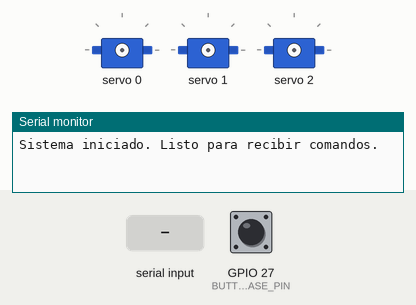
The sketch below on a simulated ESP32. On the bench: 3 × servo, the last lines printed to the serial monitor. Inputs (shaded band) come from the test bench; at power-on: GPIO 27 (BUTTON_RELEASE_PIN) HIGH.

Above: at 1.2 s.
1.3 s: "90,45\n" received over Serial
3.8 s: "30,150\n" received over Serial
At 4.6 s:
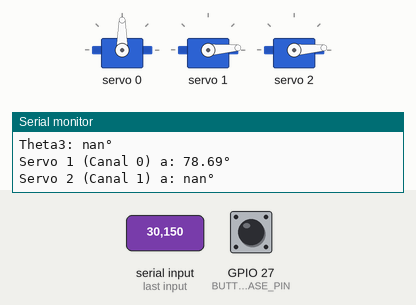
6.9 s: "5\n" received over Serial
At 8.9 s:
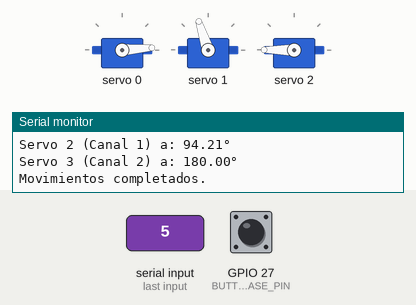
9.4 s: "90\n" received over Serial
At 10.8 s:
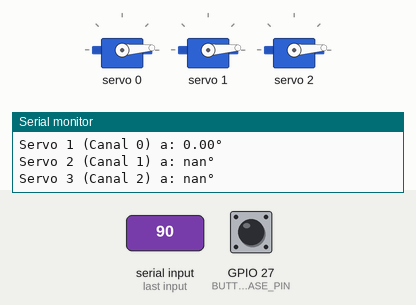
11.9 s: "90,45,200\n" received over Serial
At 13.2 s:
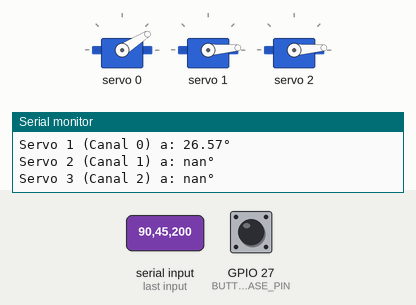
Timing chart, 0 to 14.4 s (numbered marks = the images above; inputs shaded):
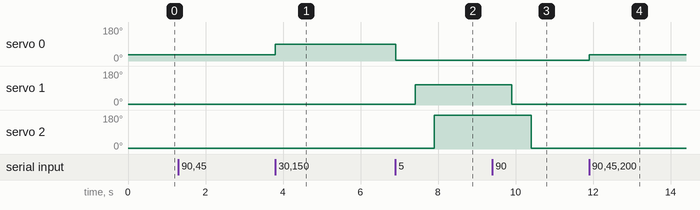

The sketch:

PRUEBA_CI_COLOCANDO_VALORES_MS.ino
```cpp
#include <Wire.h>
#include <Adafruit_PWMServoDriver.h>

Adafruit_PWMServoDriver pwm = Adafruit_PWMServoDriver();
#define SERVOMIN 120 // Valor mínimo del servo
#define SERVOMAX 540 // Valor máximo del servo

// Pines para botones
#define BUTTON_START_PIN 26   // Botón para iniciar movimientos
#define BUTTON_RELEASE_PIN 27 // Botón para liberar los servos
#define SDA_PIN 21            // Pin SDA del I2C
#define SCL_PIN 22            // Pin SCL del I2C

// Variables para los servos
int servoChannels[4] = {0, 1, 2, 3}; // Canales del PCA9685 para los servos

// Dimensiones del brazo
float l1 = 7.0;
float l2 = 13.0;
float l3 = 10.0;

// Vector de radianes para la posición "home"
float homeRadians[4] = {1.5708, 2.35619, 0.785398, 1.5708}; // Home (en radianes)

// Función setup
void setup() {
  Serial.begin(115200);
  Wire.begin(SDA_PIN, SCL_PIN); // Configurar pines I2C
  pwm.begin();
  pwm.setPWMFreq(50); // Frecuencia para servos

  pinMode(BUTTON_START_PIN, INPUT_PULLUP);
  pinMode(BUTTON_RELEASE_PIN, INPUT_PULLUP);

  Serial.println("Sistema iniciado. Listo para recibir comandos.");
}

void loop() {
  // Leer entrada desde el monitor serie para recibir el vector XYZ
  if (Serial.available() > 0) {
    String input = Serial.readStringUntil('\n');
    float target[3];
    sscanf(input.c_str(), "%f,%f,%f", &target[0], &target[1], &target[2]); // Parsear entrada

    Serial.println("Calculando cinemática inversa...");
    calcularCinematicaInversa(target);
  }

  // Liberar servos si se presiona el botón de liberar
  if (digitalRead(BUTTON_RELEASE_PIN) == LOW) {
    liberarServos();
    delay(300); // Debounce para evitar múltiples lecturas
  }
}

// Función para calcular la cinemática inversa
void calcularCinematicaInversa(float pos[3]) {
  float px = pos[0];
  float py = pos[1];
  float pz = pos[2];

  // Cálculo de los ángulos articulares
  float D = (px * px + py * py + (pz - l1) * (pz - l1) - l2 * l2 - l3 * l3) / (2 * l2 * l3);
  float theta3 = atan2(-sqrt(1 - D * D), D);
  float theta2 = atan2(pz - l1, sqrt(px * px + py * py)) - atan2(l3 * sin(theta3), l2 + l3 * cos(theta3));
  float theta1 = atan2(py, px);

  // Mostrar resultados
  Serial.println("Las variables articulares son:");
  Serial.print("Theta1: ");
  Serial.print(theta1 * 180 / 3.14159265359);
  Serial.println("°");
  Serial.print("Theta2: ");
  Serial.print(theta2 * 180 / 3.14159265359);
  Serial.println("°");
  Serial.print("Theta3: ");
  Serial.print(theta3 * 180 / 3.14159265359);
  Serial.println("°");

  // Mover los servos a las posiciones calculadas
  moverServo(0, theta1);
  delay(500);
  moverServo(1, theta2);
  delay(500);
  moverServo(2, theta3);
  delay(500);

  Serial.println("Movimientos completados.");
}

// Función para mover un servo a un ángulo específico en radianes
void moverServo(int servoIndex, float angleRad) {
  // Convertir radianes a grados
  float angleDeg = angleRad * (180.0 / 3.14159265359);

  // Ajustar ángulo a rango positivo alrededor de 90°
  if (angleDeg < 0) {
    angleDeg = 90 - angleDeg;
    if (angleDeg > 180) angleDeg = 180;
  }

  // Mapear el ángulo al pulso del servo
  int pulseLength = map(angleDeg, 0, 180, SERVOMIN, SERVOMAX);
  pwm.setPWM(servoChannels[servoIndex], 0, pulseLength);

  // Depuración
  Serial.print("Servo ");
  Serial.print(servoIndex + 1);
  Serial.print(" (Canal ");
  Serial.print(servoChannels[servoIndex]);
  Serial.print(") a: ");
  Serial.print(angleDeg);
  Serial.println("°");
}

// Función para liberar los servos
void liberarServos() {
  for (int i = 0; i < 4; i++) {
    pwm.setPWM(servoChannels[i], 0, 0); // Apagar el canal del servo
    Serial.print("Servo ");
    Serial.print(i + 1);
    Serial.println(" liberado.");
  }
  Serial.println("Todos los servos liberados.");
}
```

Measured:
- after the input at 3.8 s, servo 0: 32° → 90° at once
- after the input at 6.9 s, servo 0: 90° → 4° at once; servo 1: 4° → 108° after 0.51 s; servo 2: 4° → 180° after 1.0 s
- after the input at 9.4 s, servo 1: 108° → 4° after 0.51 s; servo 2: 180° → 4° after 1.0 s
- after the input at 11.9 s, servo 0: 4° → 32° at once
